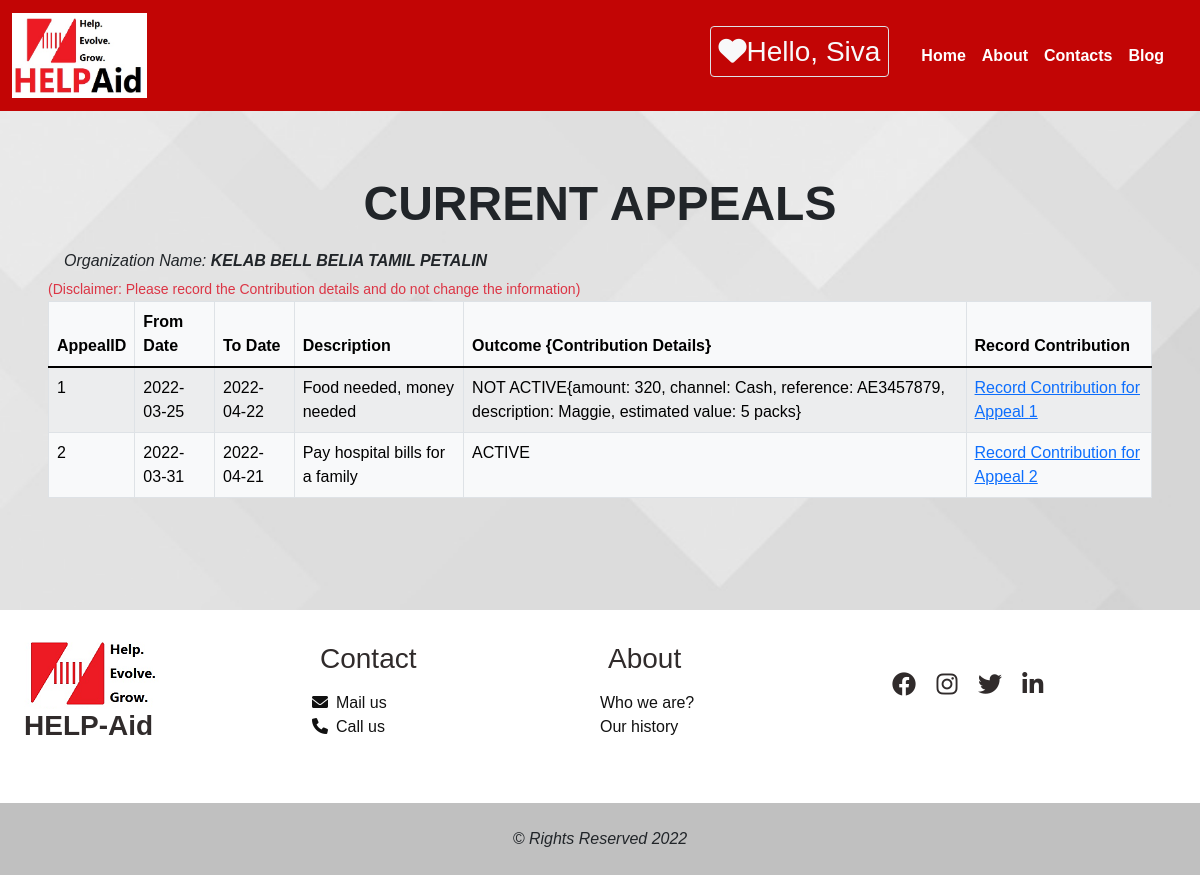
The page /appealsContribution.php (signed in) on the database its author committed.
### tables this page shows
CREATE TABLE `organization2` (
  `usr` varchar(30) NOT NULL,
  `Password` varchar(30) NOT NULL,
  `OrganizationName` varchar(30) NOT NULL,
  `MobileNo` varchar(30) NOT NULL,
  `JobTitle` varchar(30) NOT NULL,
  `OrgID` int(10) NOT NULL
);

CREATE TABLE `appeals` (
  `appealID` int(11) NOT NULL,
  `fromDate` date NOT NULL,
  `toDate` date NOT NULL,
  `description` varchar(50) NOT NULL,
  `outcome` varchar(250) DEFAULT NULL,
  `OrganizationName` varchar(50) DEFAULT NULL
);

### appealsContribution.php (the view, shortened to what this page needs)
<?php
$con = mysqli_connect('localhost', 'root', "");
mysqli_select_db($con, 'helpaid');
$user = $_SESSION['username'];
$s = "select * from organization2 where usr = '$user'";
$result = mysqli_query($con, $s);
$row = mysqli_fetch_array($result);
$orgName = $row['OrganizationName'];
?>
<!DOCTYPE html>
<html lang="en">
<head>
    <link rel="stylesheet" href="https://cdnjs.cloudflare.com/ajax/libs/font-awesome/6.0.0/css/all.min.css" />
     <link href="https://cdn.jsdelivr.net/npm/bootstrap@5.1.3/dist/css/bootstrap.min.css" rel="stylesheet">
     <link rel="stylesheet" href="main_gen.css" type="text/css">
</head>
<body class="body">
<nav class="navbar navbar-expand-lg navbar-expand-md">
        <div class="container-fluid">
            <a class="navbar-brand m-0">
                <img class="img" src="helpaid_logo.jpg" alt="logo">
            </a>
            <ul class="navigation navbar-nav justify-content-end align-items-center p-0 p-lg-3">
            <h3 class="text-left text-light me-4 p-2 border rounded"><i class="fa-solid fa-heart"></i>Hello, <?php echo $_SESSION['username'] ?></h3>
                <li class="item nav-item"><a class="link a nav-link" href="index.html">Home</a></li>
                <li class="item nav-item"><a class="link a nav-link" href="#">About</a></li>
                <li class="item nav-item"><a class="link a nav-link" href="#">Contacts</a></li>
                <li class="item nav-item"><a class="link a nav-link" href="#">Blog</a></li>
            </ul>
        </div>
    </nav>
    <div class="table-display container-fluid p-lg-5 p-md-5 p-2 mb-5">
    <h1 class="h1 my-3 p-0 text-center">Current Appeals</h1>
    <p class="ms-3 my-1 fst-italic">Organization Name: <strong><?php echo $orgName?></strong></p>
        <small class="text-danger pb-1">(Disclaimer: Please record the Contribution details and do not change the information)</small>
    <?php
    $statement = "select * from appeals where OrganizationName = '$orgName'";
    $resultAppeal = mysqli_query($con, $statement);
    ?>
        <table class="table table-bordered table-light table-striped border">
        <thead>
            <tr>
                <th>AppealID</th>
                <th>From Date</th>
                <th>To Date</th>
                <th>Description</th>
                <th>Outcome {Contribution Details}</th>
                <th>Record Contribution</th>
            </tr>
        </thead>
            <tbody >
                <?php
                $f=0;
                while($rowApp = mysqli_fetch_array($resultAppeal)) {
                if($f%2==0)
                $class_name="even";
                else
                $class_name="odd";
                ?>
            <tr class="<?php if(isset($class_name)) echo $class_name;?>">
            <td><?php echo $rowApp["appealID"];?></td>
            <td><?php echo $rowApp["fromDate"]; ?></td>
            <td><?php echo $rowApp["toDate"]; ?></td>
            <td><?php echo $rowApp["description"]; ?></td>
            <td><?php echo$rowApp["outcome"]; ?></td>
            <td><a href="HELP-Aid-Contact-Portal-Siva_HELP_AID/contribution.php?<?php echo 'appealID='.$rowApp['appealID'] ?>" target="__blank">Record Contribution for Appeal <?php echo $rowApp['appealID']?></a></td>
            </tr>
            <?php
            $f++;
            }
            ?>
            </tbody>
        </table>
        </div>
        <footer class="footer w-100 text-center text-lg-start mt-6">
       <div class="row container-fluid justify-content-center align-items-center p-4">
           <div class="col-lg-3 col-md-6 mb-4"><img src="helpaid.png" alt="logo"><h3 class="h3 logo">HELP-Aid</h3>
            </div>
           <div class="col-lg-3 col-md-6 mb-4"><h3 class="h3 p-2">Contact</h3>
            <ul class="ul list-unstyled">
                <li class="li"><a class="a" href="mailto: helpaid@gmail.com"><i class="fa-solid fa-envelope me-2"></i>Mail us</a></li>
                <li class="li"><a class="a" href="tel: +88013243325"><i class="fa-solid fa-phone me-2"></i>Call us</a></li>
            </ul>
            </div>
            <div class="col-lg-3 col-md-6 mb-4"><h3 class="h3 p-2">About</h3>
                <ul class="ul list-unstyled">
                    <li class="li"><a class="a" href="#">Who we are?</a></li>
                    <li class="li"><a class="a" href="#">Our history</a></li>
                </ul>
            </div>
           <div class="col-lg-3 col-md-6 mb-4">
            <ul class="list-unstyled list-inline text-lg-start text-center">
                <li class="list-inline-item">
                  <a class="btn-floating btn-fb mx-1">
                    <i class="fa-brands fa-facebook"> </i>
                  </a>
                </li>
                <li class="list-inline-item">
                  <a class="btn-floating btn-insta mx-1">
                    <i class="fa-brands fa-instagram"> </i>
                  </a>
                </li>
                <li class="list-inline-item">
                  <a class="btn-floating btn-tw mx-1">
                    <i class="fa-brands fa-twitter"> </i>
                  </a>
                </li>
                <li class="list-inline-item">
                    <a class="btn-floating btn-in mx-1">
                        <i class="fa-brands fa-linkedin-in"> </i>
                    </a>
                  </li>
               </ul>
           </div>
       </div>
   </footer>
   <div class="copyright p-4 font-small text-center w-100 m-0">&copy; Rights Reserved 2022</div>
</body>
</html>

### main_gen.css (style rules this page uses)
* { padding: 0; margin: 0; -webkit-box-sizing: border-box; box-sizing: border-box; font-family: Poppins, sans-serif; }
.body { background: url(bg.jpeg); background-repeat: no-repeat; background-size: cover; height: 100vh; }
.body .navbar { background: #c20505; }
.body .navbar .navbar-brand .img { width: 135px; height: 85px; }
.body .navbar .navigation { min-height: 70px; }
.body .navbar .navigation .item .link { font-weight: 600; text-decoration: none; color: #fff; -webkit-transition: 300ms ease-in-out; transition: 300ms ease-in-out; }
.body .h1 { font-size: clamp(20px, 4vw, 51px); font-weight: 600; text-transform: uppercase; }
.body .footer { background: #fff; color: #302b2b; }
.body .footer .logo { font-weight: 600; }
.body .footer .ul .li .a { color: #111; text-decoration: none; -webkit-transition: 200ms ease-in-out; transition: 200ms ease-in-out; }
.body .footer .btn-floating { color: #302b2b; -webkit-transition: 300ms ease-in-out; transition: 300ms ease-in-out; }
.body .footer .btn-floating .fa-brands { font-size: 150%; }
.body .copyright { background: #c0c0c0; font-style: italic; }

### rows shown on the page
organization2: OrganizationName "KELAB BELL BELIA TAMIL PETALIN"
appeals: appealID "1", fromDate "2022-03-25", toDate "2022-04-22", description "Food needed, money needed", outcome "NOT ACTIVE{amount: 320, channel: Cash, reference: AE3457879, description: Maggie, estimated value: 5 packs}"
appeals: appealID "2", fromDate "2022-03-31", toDate "2022-04-21", description "Pay hospital bills for a family", outcome "ACTIVE"

### other values the page prints
$_SESSION['username'] "Siva"
